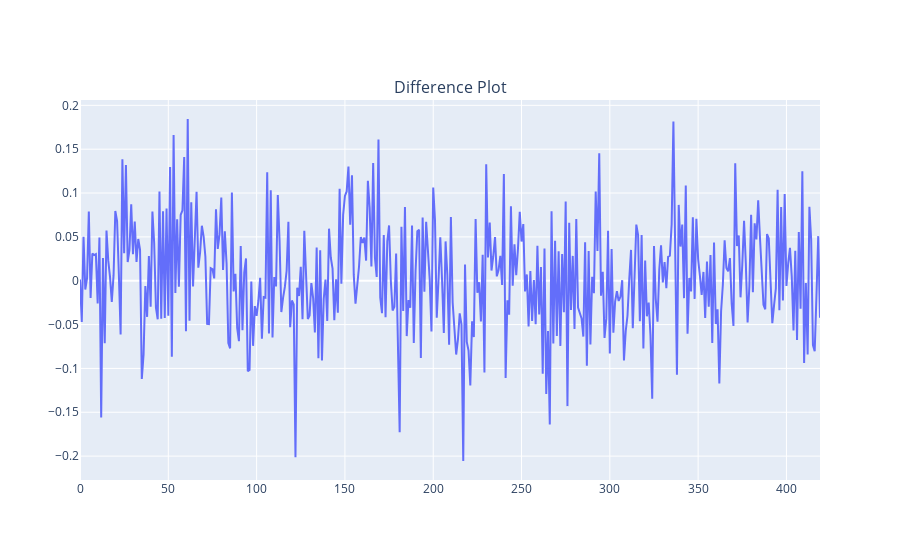

Notebook source saved alongside this figure:
### Markdown cell above
ARIMA anaylsis

### Code cell
fit1 = auto_arima(testtemp['Mean'], d=1, D=12)

print(fit1.summary())

print(fit1.predict_in_sample())
print(fit1.to_dict())
#print(fit1.resid())

newlis = list(fit1.predict_in_sample())
newlis.extend(list(fit1.predict(n_periods = 24)))
newlis.pop(0)

xlist = [i for i in range(444)]

plt.plot(xlist, temp['Mean'])
plt.plot(xlist, newlis)

fig2 = make_subplots(rows=1, cols=1, subplot_titles=["Difference Plot"])

ydiff = np.asarray(newlis[:420]) - np.asarray(temp['Mean'][:420])
fig2.add_trace(go.Scatter(x = np.asarray(xlist[:420]), y = ydiff,
                    name='Differences'), row=1, col=1)

fig2.show()

sns.displot(ydiff)

print("RMSE: " + str(np.sqrt(sum(ydiff ** 2))))

### Figure 1 — Plotly figure (JSON) as saved in the notebook; plotly's stock layout.template omitted (floating-point values rounded to 4 significant figures; data arrays with more than 128 entries replaced by an {"elided": "..."} marker saying what was removed)
{"data": [{"name": "Differences", "type": "scatter", "x": {"elided": "420 int values"}, "xaxis": "x", "y": {"elided": "420 float values"}, "yaxis": "y"}], "layout": {"annotations": [{"font": {"size": 16}, "showarrow": false, "text": "Difference Plot", "x": 0.5, "xanchor": "center", "xref": "paper", "y": 1, "yanchor": "bottom", "yref": "paper"}], "xaxis": {"anchor": "y", "domain": [0, 1]}, "yaxis": {"anchor": "x", "domain": [0, 1]}}}
